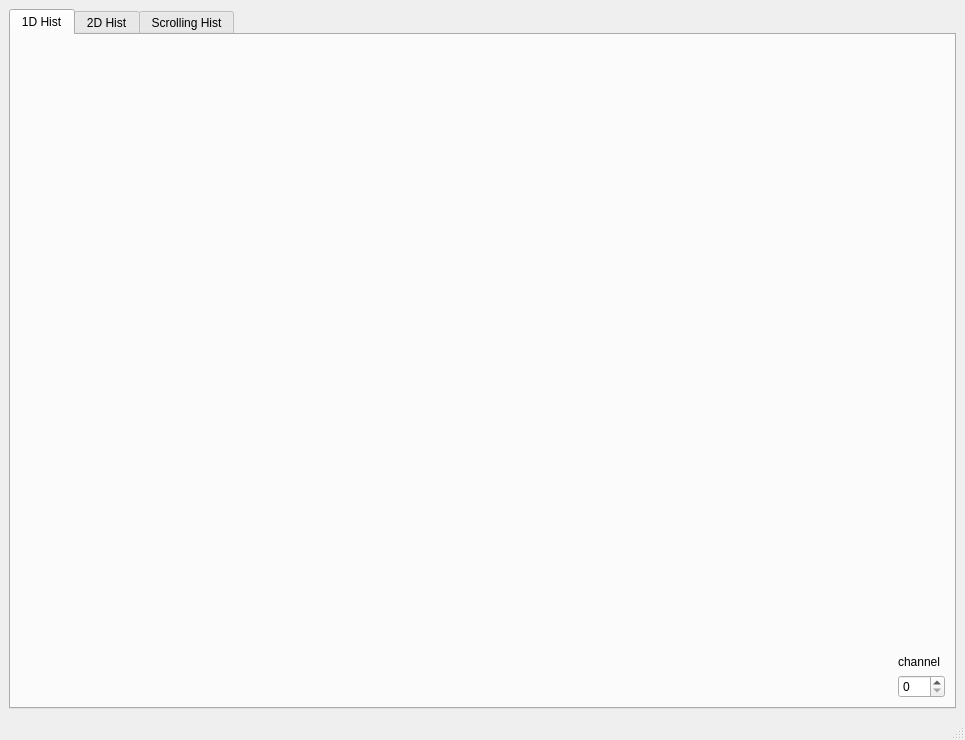
<?xml version="1.0" encoding="UTF-8"?>
<ui version="4.0">
 <class>MainWindow</class>
 <widget class="QMainWindow" name="MainWindow">
  <property name="geometry">
   <rect>
    <x>0</x>
    <y>0</y>
    <width>965</width>
    <height>740</height>
   </rect>
  </property>
  <property name="windowTitle">
   <string>MainWindow</string>
  </property>
  <widget class="QWidget" name="centralwidget">
   <layout class="QGridLayout" name="gridLayout">
    <item row="0" column="0">
     <widget class="QTabWidget" name="tabWidget">
      <property name="currentIndex">
       <number>0</number>
      </property>
      <widget class="QWidget" name="tab">
       <attribute name="title">
        <string>1D Hist</string>
       </attribute>
       <layout class="QHBoxLayout" name="horizontalLayout">
        <item>
         <widget class="QWidget" name="Hist1Dwidget" native="true">
          <property name="sizePolicy">
           <sizepolicy hsizetype="MinimumExpanding" vsizetype="MinimumExpanding">
            <horstretch>0</horstretch>
            <verstretch>0</verstretch>
           </sizepolicy>
          </property>
          <property name="minimumSize">
           <size>
            <width>640</width>
            <height>480</height>
           </size>
          </property>
         </widget>
        </item>
        <item>
         <layout class="QVBoxLayout" name="verticalLayout">
          <item>
           <spacer name="verticalSpacer">
            <property name="orientation">
             <enum>Qt::Vertical</enum>
            </property>
            <property name="sizeHint" stdset="0">
             <size>
              <width>20</width>
              <height>40</height>
             </size>
            </property>
           </spacer>
          </item>
          <item>
           <widget class="QLabel" name="label">
            <property name="text">
             <string>channel</string>
            </property>
           </widget>
          </item>
          <item>
           <widget class="QSpinBox" name="channel">
            <property name="maximum">
             <number>151</number>
            </property>
           </widget>
          </item>
         </layout>
        </item>
       </layout>
      </widget>
      <widget class="QWidget" name="tab_3">
       <attribute name="title">
        <string>2D Hist</string>
       </attribute>
       <layout class="QGridLayout" name="gridLayout_4">
        <item row="0" column="0">
         <widget class="QWidget" name="Hist2Dwidget" native="true"/>
        </item>
        <item row="1" column="0">
         <widget class="QPushButton" name="pushButton_3">
          <property name="text">
           <string>Start/Stop DAQ</string>
          </property>
         </widget>
        </item>
       </layout>
      </widget>
      <widget class="QWidget" name="tab_2">
       <attribute name="title">
        <string>Scrolling Hist</string>
       </attribute>
       <layout class="QGridLayout" name="gridLayout_3">
        <item row="0" column="0">
         <widget class="QWidget" name="Histscrollwidget" native="true"/>
        </item>
        <item row="1" column="0">
         <widget class="QPushButton" name="pushButton_2">
          <property name="text">
           <string>Start/Stop DAQ</string>
          </property>
         </widget>
        </item>
       </layout>
      </widget>
     </widget>
    </item>
   </layout>
  </widget>
  <widget class="QMenuBar" name="menubar">
   <property name="geometry">
    <rect>
     <x>0</x>
     <y>0</y>
     <width>965</width>
     <height>21</height>
    </rect>
   </property>
  </widget>
  <widget class="QStatusBar" name="statusbar"/>
 </widget>
 <resources/>
 <connections/>
</ui>
